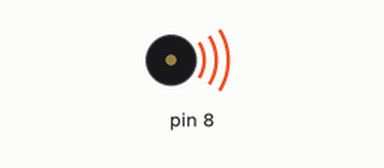
Recording of a sketch running on a simulated Arduino Uno, built with avr-gcc and run on an emulated ATmega328P. Shown: buzzer (waves = sounding).

Above: at 4.3 s.
At 19.8 s:
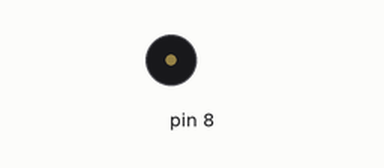
Timing chart, 0 to 21.3 s (numbered marks = the images above):
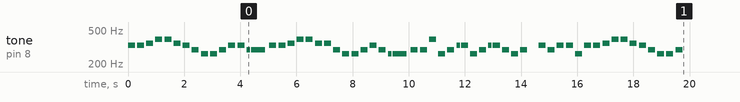

The sketch:

Goetterfunken.ino
```cpp
#define NOTE_B0 31
#define NOTE_C1 33
#define NOTE_CS1 35
#define NOTE_D1 37
#define NOTE_DS1 39
#define NOTE_E1 41
#define NOTE_F1 44
#define NOTE_FS1 46
#define NOTE_G1 49
#define NOTE_GS1 52
#define NOTE_A1 55
#define NOTE_AS1 58
#define NOTE_B1 62
#define NOTE_C2 65
#define NOTE_CS2 69
#define NOTE_D2 73
#define NOTE_DS2 78
#define NOTE_E2 82
#define NOTE_F2 87
#define NOTE_FS2 93
#define NOTE_G2 98
#define NOTE_GS2 104
#define NOTE_A2 110
#define NOTE_AS2 117
#define NOTE_B2 123
#define NOTE_C3 131
#define NOTE_CS3 139
#define NOTE_D3 147
#define NOTE_DS3 156
#define NOTE_E3 165
#define NOTE_F3 175
#define NOTE_FS3 185
#define NOTE_G3 196
#define NOTE_GS3 208
#define NOTE_A3 220
#define NOTE_AS3 233
#define NOTE_B3 247
#define NOTE_C4 262
#define NOTE_CS4 277
#define NOTE_D4 294
#define NOTE_DS4 311
#define NOTE_E4 330
#define NOTE_F4 349
#define NOTE_FS4 370
#define NOTE_G4 392
#define NOTE_GS4 415
#define NOTE_A4 440
#define NOTE_AS4 466
#define NOTE_B4 494
#define NOTE_C5 523
#define NOTE_CS5 554
#define NOTE_D5 587
#define NOTE_DS5 622
#define NOTE_E5 659
#define NOTE_F5 698
#define NOTE_FS5 740
#define NOTE_G5 784
#define NOTE_GS5 831
#define NOTE_A5 880
#define NOTE_AS5 932
#define NOTE_B5 988
#define NOTE_C6 1047
#define NOTE_CS6 1109
#define NOTE_D6 1175
#define NOTE_DS6 1245
#define NOTE_E6 1319
#define NOTE_F6 1397
#define NOTE_FS6 1480
#define NOTE_G6 1568
#define NOTE_GS6 1661
#define NOTE_A6 1760
#define NOTE_AS6 1865
#define NOTE_B6 1976
#define NOTE_C7 2093
#define NOTE_CS7 2217
#define NOTE_D7 2349
#define NOTE_DS7 2489
#define NOTE_E7 2637
#define NOTE_F7 2794
#define NOTE_FS7 2960
#define NOTE_G7 3136
#define NOTE_GS7 3322
#define NOTE_A7 3520
#define NOTE_AS7 3729
#define NOTE_B7 3951
#define NOTE_C8 4186
#define NOTE_CS8 4435
#define NOTE_D8 4699
#define NOTE_DS8 4978
#define REST 0

int melody[] = {
  NOTE_E4, NOTE_E4, NOTE_F4, NOTE_G4,
  NOTE_G4, NOTE_F4, NOTE_E4, NOTE_D4,
  NOTE_C4, NOTE_C4, NOTE_D4, NOTE_E4,
  NOTE_E4, NOTE_D4, NOTE_D4,
  NOTE_E4, NOTE_E4, NOTE_F4, NOTE_G4,
  NOTE_G4, NOTE_F4, NOTE_F4, NOTE_D4,
  NOTE_C4, NOTE_C4, NOTE_D4, NOTE_E4,
  NOTE_D4, NOTE_C4, NOTE_C4,
  NOTE_D4, NOTE_D4, NOTE_G4, NOTE_C4,
  NOTE_D4, NOTE_E4, NOTE_E4, NOTE_C4,
  NOTE_D4, NOTE_E4, NOTE_E4, NOTE_D4,
  NOTE_C4, NOTE_D4, REST, NOTE_E4,
  NOTE_D4, NOTE_E4, NOTE_E4, NOTE_C4,
  NOTE_E4, NOTE_E4, NOTE_F4, NOTE_G4,
  NOTE_G4, NOTE_F4, NOTE_E4, NOTE_D4,
  NOTE_C4, NOTE_C4, NOTE_D4, NOTE_E4,
  NOTE_D4, NOTE_C4, NOTE_C4
  };
int noteDurations[] = {
  4, 4, 4, 4,
  4, 4, 4, 4,
  4, 4, 4, 4,
  4, 8, 2,
  4, 4, 4, 4,
  4, 4, 4, 4,
  4, 4, 4, 4,
  4, 8, 2,
  4, 4, 4, 4,
  4, 8, 4, 4,
  4, 8, 4, 4,
  4, 4, 4, 4,
  4, 4, 4, 4,
  4, 4, 4, 4,
  4, 4, 4, 4,
  4, 4, 4
  };

void setup() {

}

void loop() {
  for (int thisNote = 0; thisNote < sizeof(noteDurations); thisNote++) {
    int noteDuration = 1000 / noteDurations[thisNote];
    tone(8, melody[thisNote], noteDuration);
    int pauseBetweenNotes = noteDuration * 1.30;
    delay(pauseBetweenNotes);
    noTone(8);
  }
  delay(5000);

}
```

Measured:
- by itself, tone on pin 8: plays 330 Hz for 0.25 s, 330 Hz for 0.25 s, 349 Hz for 0.25 s, 392 Hz for 0.25 s, 392 Hz for 0.25 s, 349 Hz for 0.25 s … (60 notes in this stretch)
